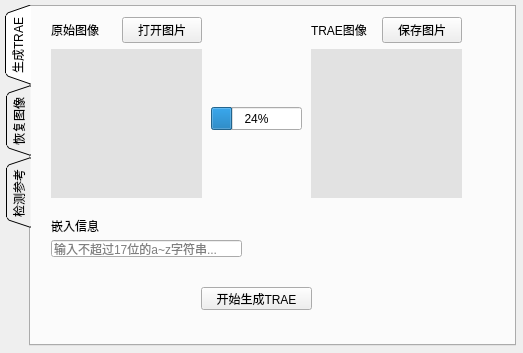
<?xml version="1.0" encoding="UTF-8"?>
<ui version="4.0">
 <class>Form</class>
 <widget class="QWidget" name="Form">
  <property name="geometry">
   <rect>
    <x>0</x>
    <y>0</y>
    <width>523</width>
    <height>353</height>
   </rect>
  </property>
  <property name="windowTitle">
   <string>Form</string>
  </property>
  <widget class="QTabWidget" name="tabWidget">
   <property name="geometry">
    <rect>
     <x>5</x>
     <y>5</y>
     <width>511</width>
     <height>341</height>
    </rect>
   </property>
   <property name="minimumSize">
    <size>
     <width>511</width>
     <height>0</height>
    </size>
   </property>
   <property name="maximumSize">
    <size>
     <width>511</width>
     <height>16777215</height>
    </size>
   </property>
   <property name="tabPosition">
    <enum>QTabWidget::West</enum>
   </property>
   <property name="tabShape">
    <enum>QTabWidget::Triangular</enum>
   </property>
   <property name="currentIndex">
    <number>0</number>
   </property>
   <widget class="QWidget" name="tab">
    <attribute name="title">
     <string>生成TRAE</string>
    </attribute>
    <widget class="QPushButton" name="btn_tab1_generateTRAE">
     <property name="geometry">
      <rect>
       <x>170</x>
       <y>280</y>
       <width>111</width>
       <height>23</height>
      </rect>
     </property>
     <property name="text">
      <string>开始生成TRAE</string>
     </property>
    </widget>
    <widget class="QProgressBar" name="progBar_tab1">
     <property name="enabled">
      <bool>true</bool>
     </property>
     <property name="geometry">
      <rect>
       <x>180</x>
       <y>100</y>
       <width>91</width>
       <height>23</height>
      </rect>
     </property>
     <property name="value">
      <number>24</number>
     </property>
    </widget>
    <widget class="QWidget" name="layoutWidget">
     <property name="geometry">
      <rect>
       <x>280</x>
       <y>10</y>
       <width>151</width>
       <height>181</height>
      </rect>
     </property>
     <layout class="QVBoxLayout" name="verticalLayout_2">
      <item>
       <layout class="QHBoxLayout" name="horizontalLayout_2">
        <item>
         <widget class="QLabel" name="label_tab1_TRAEImgText">
          <property name="text">
           <string>TRAE图像</string>
          </property>
         </widget>
        </item>
        <item>
         <widget class="QPushButton" name="btn_tab1_saveImg">
          <property name="text">
           <string>保存图片</string>
          </property>
         </widget>
        </item>
       </layout>
      </item>
      <item>
       <widget class="QLabel" name="label_tab1_TRAEImg">
        <property name="sizePolicy">
         <sizepolicy hsizetype="Minimum" vsizetype="Minimum">
          <horstretch>150</horstretch>
          <verstretch>150</verstretch>
         </sizepolicy>
        </property>
        <property name="autoFillBackground">
         <bool>false</bool>
        </property>
        <property name="styleSheet">
         <string notr="true">background-color: rgb(226, 226, 226);</string>
        </property>
        <property name="text">
         <string/>
        </property>
        <property name="scaledContents">
         <bool>true</bool>
        </property>
       </widget>
      </item>
     </layout>
    </widget>
    <widget class="QWidget" name="layoutWidget">
     <property name="geometry">
      <rect>
       <x>20</x>
       <y>10</y>
       <width>151</width>
       <height>181</height>
      </rect>
     </property>
     <layout class="QVBoxLayout" name="verticalLayout" stretch="0,0">
      <item>
       <layout class="QHBoxLayout" name="horizontalLayout">
        <item>
         <widget class="QLabel" name="label_tab1_oriImgText">
          <property name="text">
           <string>原始图像</string>
          </property>
         </widget>
        </item>
        <item>
         <widget class="QPushButton" name="btn_tab1_openImg">
          <property name="text">
           <string>打开图片</string>
          </property>
         </widget>
        </item>
       </layout>
      </item>
      <item>
       <widget class="QLabel" name="label_tab1_oriImg">
        <property name="enabled">
         <bool>true</bool>
        </property>
        <property name="sizePolicy">
         <sizepolicy hsizetype="Minimum" vsizetype="Minimum">
          <horstretch>150</horstretch>
          <verstretch>150</verstretch>
         </sizepolicy>
        </property>
        <property name="autoFillBackground">
         <bool>false</bool>
        </property>
        <property name="styleSheet">
         <string notr="true">background-color: rgb(226, 226, 226);</string>
        </property>
        <property name="text">
         <string/>
        </property>
        <property name="scaledContents">
         <bool>true</bool>
        </property>
       </widget>
      </item>
     </layout>
    </widget>
    <widget class="QWidget" name="layoutWidget">
     <property name="geometry">
      <rect>
       <x>20</x>
       <y>210</y>
       <width>191</width>
       <height>40</height>
      </rect>
     </property>
     <layout class="QVBoxLayout" name="verticalLayout_3">
      <item>
       <widget class="QLabel" name="label_tab1_inputMsgText">
        <property name="text">
         <string>嵌入信息</string>
        </property>
       </widget>
      </item>
      <item>
       <widget class="QLineEdit" name="lineEdit_tab1_msg">
        <property name="placeholderText">
         <string>输入不超过17位的a~z字符串...</string>
        </property>
       </widget>
      </item>
     </layout>
    </widget>
   </widget>
   <widget class="QWidget" name="tab_2">
    <attribute name="title">
     <string>恢复图像</string>
    </attribute>
    <widget class="QPushButton" name="btn_tab2_recover">
     <property name="geometry">
      <rect>
       <x>170</x>
       <y>279</y>
       <width>111</width>
       <height>23</height>
      </rect>
     </property>
     <property name="text">
      <string>开始恢复图像</string>
     </property>
    </widget>
    <widget class="QProgressBar" name="progBar_tab2">
     <property name="enabled">
      <bool>true</bool>
     </property>
     <property name="geometry">
      <rect>
       <x>180</x>
       <y>100</y>
       <width>91</width>
       <height>23</height>
      </rect>
     </property>
     <property name="value">
      <number>30</number>
     </property>
    </widget>
    <widget class="QWidget" name="layoutWidget">
     <property name="geometry">
      <rect>
       <x>280</x>
       <y>220</y>
       <width>191</width>
       <height>40</height>
      </rect>
     </property>
     <layout class="QVBoxLayout" name="verticalLayout_4">
      <item>
       <widget class="QLabel" name="label_tab2_extractMsgText">
        <property name="text">
         <string>提取信息</string>
        </property>
       </widget>
      </item>
      <item>
       <widget class="QLineEdit" name="lineEdit_tab2_extractMsg">
        <property name="readOnly">
         <bool>true</bool>
        </property>
        <property name="placeholderText">
         <string>提取不超过17位的a~z字符串...</string>
        </property>
       </widget>
      </item>
     </layout>
    </widget>
    <widget class="QWidget" name="layoutWidget">
     <property name="geometry">
      <rect>
       <x>20</x>
       <y>10</y>
       <width>151</width>
       <height>181</height>
      </rect>
     </property>
     <layout class="QVBoxLayout" name="verticalLayout_5">
      <item>
       <layout class="QHBoxLayout" name="horizontalLayout_3">
        <item>
         <widget class="QLabel" name="label_tab2_TRAEImgText">
          <property name="text">
           <string>TRAE图像</string>
          </property>
         </widget>
        </item>
        <item>
         <widget class="QPushButton" name="btn_tab2_openImg">
          <property name="text">
           <string>打开图片</string>
          </property>
         </widget>
        </item>
       </layout>
      </item>
      <item>
       <widget class="QLabel" name="label_tab2_TRAEImg">
        <property name="sizePolicy">
         <sizepolicy hsizetype="Minimum" vsizetype="Minimum">
          <horstretch>150</horstretch>
          <verstretch>150</verstretch>
         </sizepolicy>
        </property>
        <property name="autoFillBackground">
         <bool>false</bool>
        </property>
        <property name="styleSheet">
         <string notr="true">background-color: rgb(226, 226, 226);</string>
        </property>
        <property name="text">
         <string/>
        </property>
        <property name="scaledContents">
         <bool>true</bool>
        </property>
       </widget>
      </item>
     </layout>
    </widget>
    <widget class="QWidget" name="layoutWidget">
     <property name="geometry">
      <rect>
       <x>280</x>
       <y>10</y>
       <width>151</width>
       <height>181</height>
      </rect>
     </property>
     <layout class="QVBoxLayout" name="verticalLayout_6">
      <item>
       <layout class="QHBoxLayout" name="horizontalLayout_4">
        <item>
         <widget class="QLabel" name="label_tab2_recoveredImgText">
          <property name="text">
           <string>恢复图像</string>
          </property>
         </widget>
        </item>
        <item>
         <widget class="QPushButton" name="btn_tab2_saveImg">
          <property name="text">
           <string>保存图片</string>
          </property>
         </widget>
        </item>
       </layout>
      </item>
      <item>
       <widget class="QLabel" name="label_tab2_recoveredImg">
        <property name="sizePolicy">
         <sizepolicy hsizetype="Minimum" vsizetype="Minimum">
          <horstretch>150</horstretch>
          <verstretch>150</verstretch>
         </sizepolicy>
        </property>
        <property name="autoFillBackground">
         <bool>false</bool>
        </property>
        <property name="styleSheet">
         <string notr="true">background-color: rgb(226, 226, 226);</string>
        </property>
        <property name="text">
         <string/>
        </property>
        <property name="scaledContents">
         <bool>true</bool>
        </property>
       </widget>
      </item>
     </layout>
    </widget>
   </widget>
   <widget class="QWidget" name="tab_3">
    <attribute name="title">
     <string>检测参考</string>
    </attribute>
    <widget class="QPushButton" name="btn_tab3_test">
     <property name="geometry">
      <rect>
       <x>170</x>
       <y>260</y>
       <width>111</width>
       <height>23</height>
      </rect>
     </property>
     <property name="text">
      <string>开始检测</string>
     </property>
    </widget>
    <widget class="QProgressBar" name="progBar_tab3">
     <property name="enabled">
      <bool>true</bool>
     </property>
     <property name="geometry">
      <rect>
       <x>180</x>
       <y>100</y>
       <width>91</width>
       <height>23</height>
      </rect>
     </property>
     <property name="value">
      <number>56</number>
     </property>
    </widget>
    <widget class="QWidget" name="layoutWidget">
     <property name="geometry">
      <rect>
       <x>20</x>
       <y>10</y>
       <width>151</width>
       <height>181</height>
      </rect>
     </property>
     <layout class="QVBoxLayout" name="verticalLayout_7">
      <item>
       <layout class="QHBoxLayout" name="horizontalLayout_5">
        <item>
         <widget class="QLabel" name="label_tab3_imgToBeTestedText">
          <property name="text">
           <string>待检测图像</string>
          </property>
         </widget>
        </item>
        <item>
         <widget class="QPushButton" name="btn_tab3_openImg">
          <property name="text">
           <string>打开图片</string>
          </property>
         </widget>
        </item>
       </layout>
      </item>
      <item>
       <widget class="QLabel" name="label_tab3_imgToBeTested">
        <property name="sizePolicy">
         <sizepolicy hsizetype="Minimum" vsizetype="Minimum">
          <horstretch>150</horstretch>
          <verstretch>150</verstretch>
         </sizepolicy>
        </property>
        <property name="autoFillBackground">
         <bool>false</bool>
        </property>
        <property name="styleSheet">
         <string notr="true">background-color: rgb(226, 226, 226);</string>
        </property>
        <property name="text">
         <string/>
        </property>
        <property name="scaledContents">
         <bool>true</bool>
        </property>
       </widget>
      </item>
     </layout>
    </widget>
    <widget class="QWidget" name="layoutWidget">
     <property name="geometry">
      <rect>
       <x>269</x>
       <y>10</y>
       <width>191</width>
       <height>181</height>
      </rect>
     </property>
     <layout class="QVBoxLayout" name="verticalLayout_8">
      <item>
       <widget class="QLabel" name="label_tab3_resultOfTestText">
        <property name="text">
         <string>检测结果</string>
        </property>
        <property name="margin">
         <number>5</number>
        </property>
       </widget>
      </item>
      <item>
       <widget class="QLabel" name="label_tab3_resultOfTest">
        <property name="sizePolicy">
         <sizepolicy hsizetype="Minimum" vsizetype="Minimum">
          <horstretch>150</horstretch>
          <verstretch>150</verstretch>
         </sizepolicy>
        </property>
        <property name="autoFillBackground">
         <bool>false</bool>
        </property>
        <property name="styleSheet">
         <string notr="true">background-color: rgb(226, 226, 226);</string>
        </property>
        <property name="text">
         <string/>
        </property>
        <property name="scaledContents">
         <bool>true</bool>
        </property>
       </widget>
      </item>
     </layout>
    </widget>
   </widget>
  </widget>
 </widget>
 <resources/>
 <connections/>
</ui>
